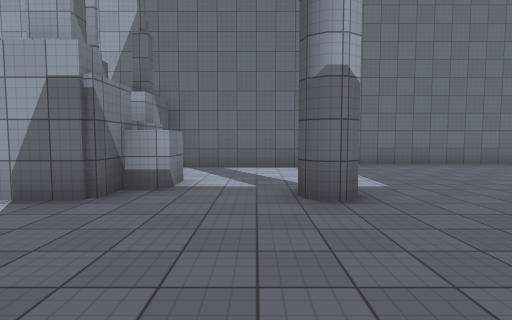
view 1 (above)

24 first-person views from a walk through a 3-D level made in the Unity game engine. The camera is 1.5 m above the floor, tilts 4° down and sees 80° across. The floor is counted in squares, 2 m on a side. Each view is taken from the middle of a square. On the plan, view 1 faces up. The plan holds only what a view shows up to about 10 squares ahead; the rest is blank. The place goes on beyond the plan. The player character is not drawn. Some surface patterns are stand-ins.

view 2
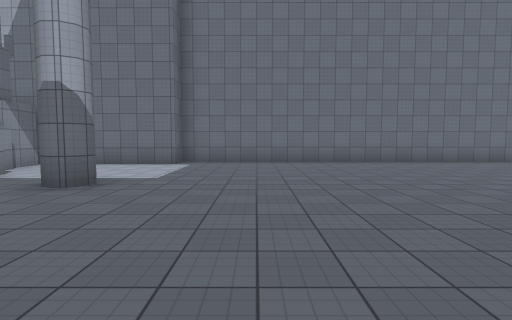

view 3
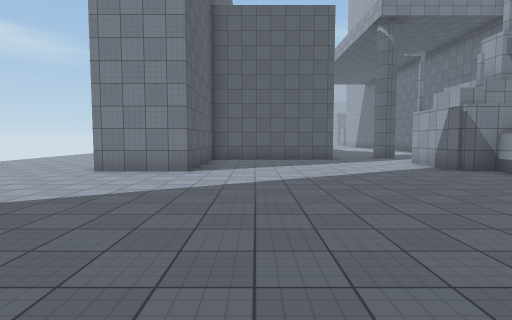

view 4
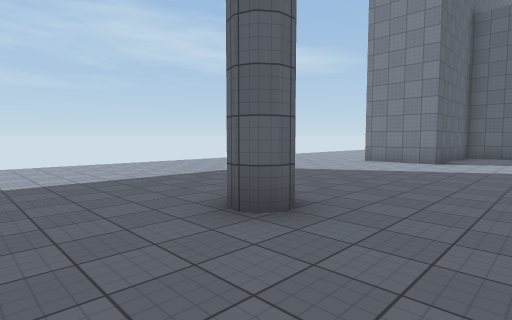

view 5
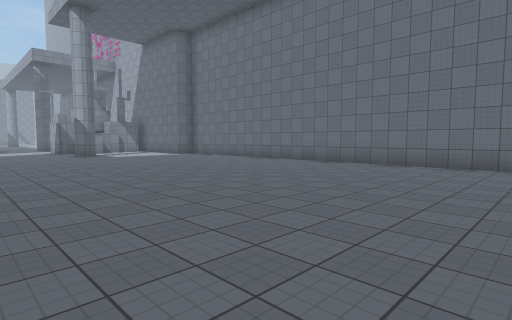

view 6
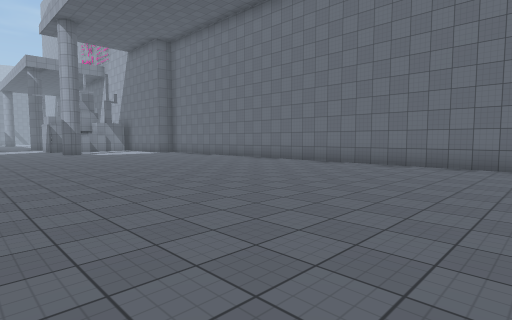

view 7
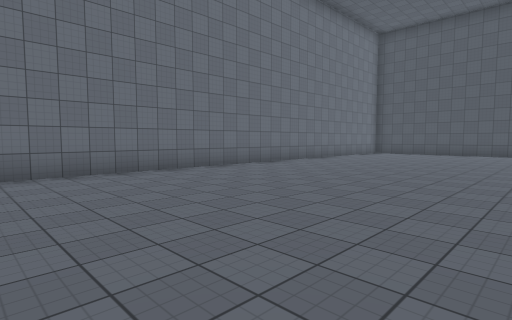

view 8
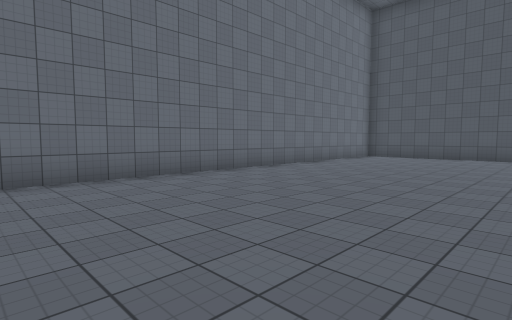

view 9
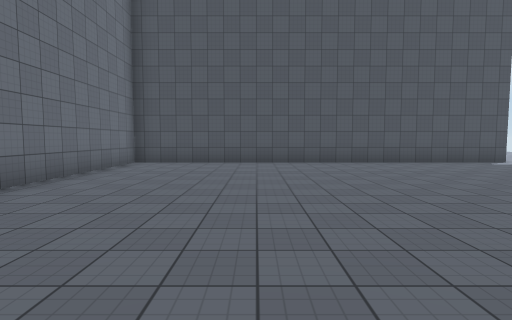

view 10
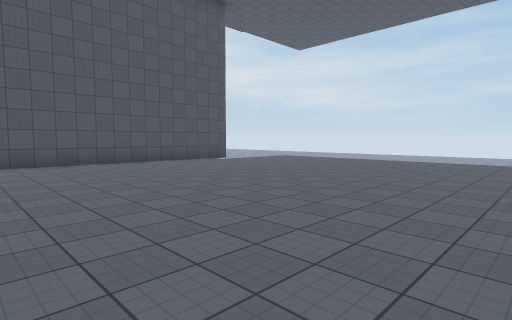

view 11
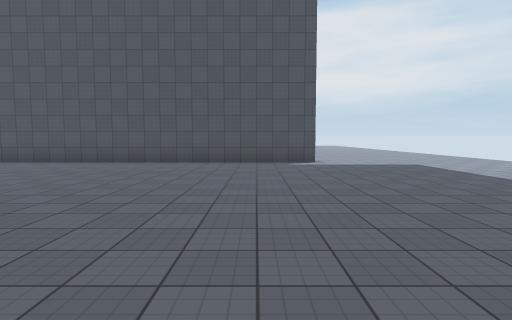

view 12
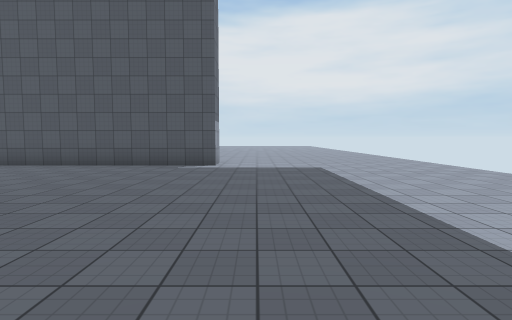

view 13
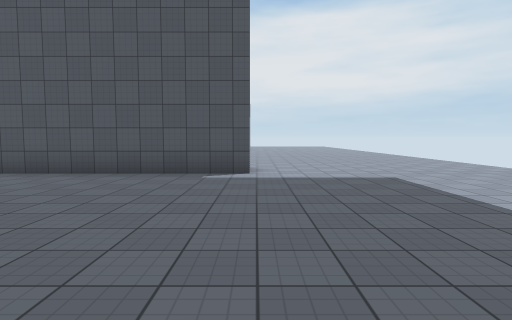

view 14
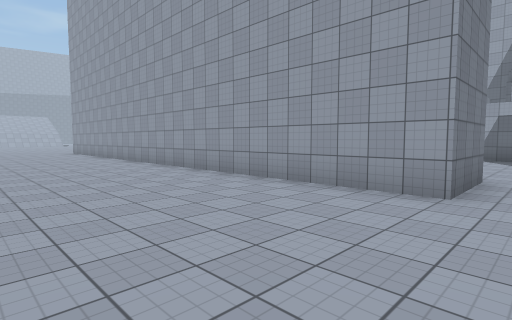

view 15
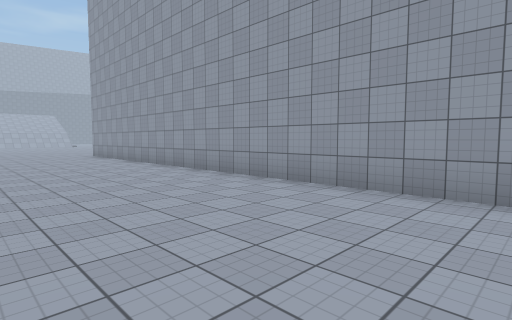

view 16
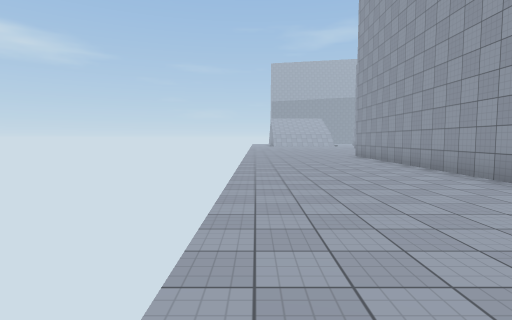

view 17
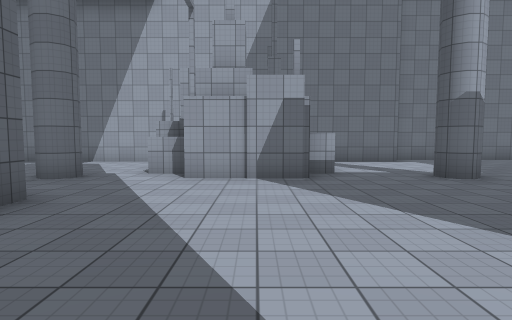

view 18
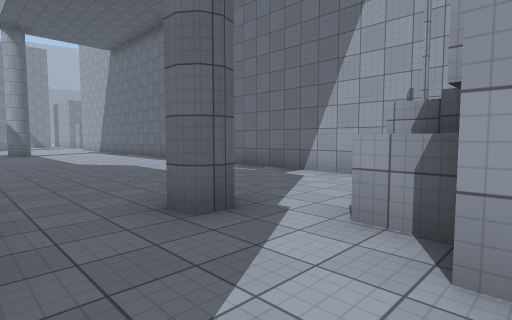

view 19
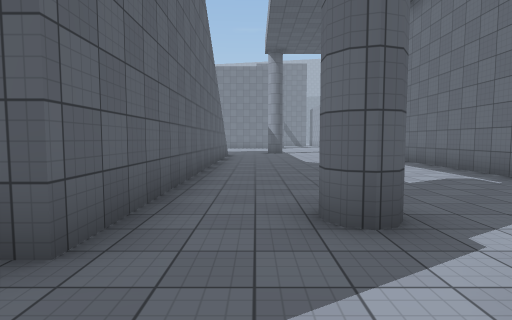

view 20
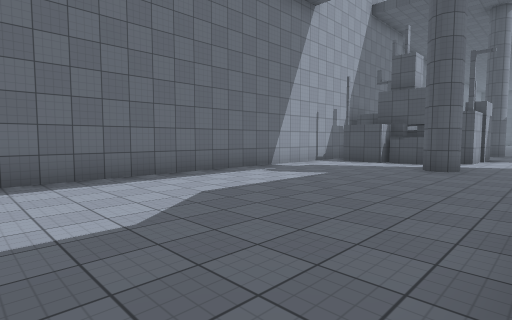

view 21
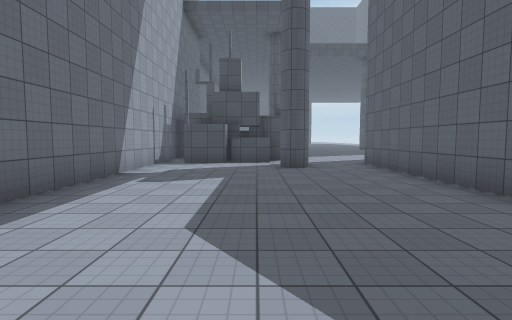

view 22
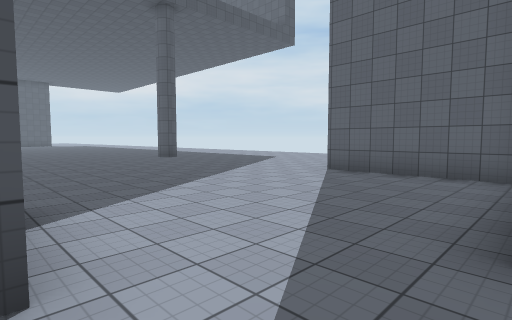

view 23
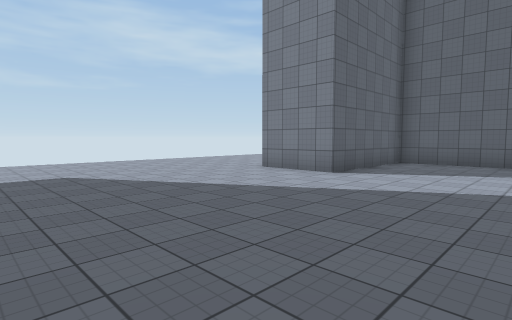

view 24
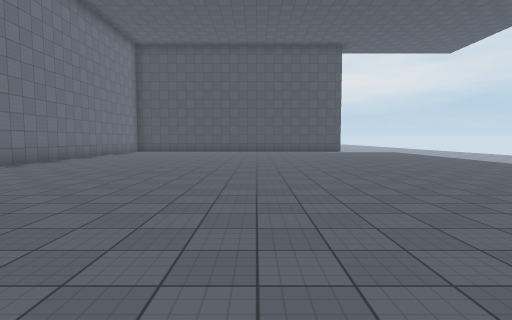

### Floor plan
Points are (right, up) in squares from view 1. A wall is a line through its corners. A room is listed if a view was taken in it or the views show most of it. See-through windows are left out.
Room 1 (views 1, 2, 3, 4, 5, 6, 7, 8, 9, 10, 11, 12, 13, 14, 15, 16, 17, 18, 19, 20, 21, 22, 23, 24)
walls: (-1.3, 5.5) (-1.3, 4.6) (-1.9, 4.6) (-1.9, 3.8) (-4.4, 3.8); (-2.1, 7.8) (-2.1, 6.6); (-4.5, 4.6) (-5.3, 4.6) (-5.3, 5.9); (-5.9, -2.6) (-1.9, -2.6) (-1.9, -4.7) (-15, -4.7); (-4.4, 5.6) (-4.9, 5.6); (-5.6, 5.9) (-5.6, 7.2); (-5, 8) (-14.5, 8); (29.5, -2.9) (28.6, -2.9) (28.6, 8.8) (1.6, 8.8) (1.6, 8) (-2.5, 8)

Where each view was taken, in squares from view 1:
view 1: 0 up, 0 right, facing up
view 2: 1 down, 4 right, facing up
view 3: 1 down, 5 right, facing left
view 4: 0 up, 8 right, facing down-left
view 5: 0 up, 15 right, facing up-left
view 6: 0 up, 17 right, facing up-left
view 7: 2 up, 13 right, facing up-right
view 8: 3 up, 16 right, facing up-right
view 9: 5 up, 19 right, facing right
view 10: 5 up, 19 right, facing down-right
view 11: 1 down, 19 right, facing right
view 12: 4 down, 20 right, facing right
view 13: 3 down, 22 right, facing right
view 14: 9 down, 1 left, facing up-left
view 15: 9 down, 4 left, facing up-left
view 16: 9 down, 5 left, facing left
view 17: 2 down, 3 left, facing up
view 18: 2 up, 4 left, facing up-left
view 19: 3 up, 4 left, facing left
view 20: 2 up, 15 left, facing up-right
view 21: 5 up, 15 left, facing right
view 22: 4 up, 6 left, facing down-right
view 23: 1 up, 4 right, facing down-left
view 24: 2 up, 11 right, facing right
